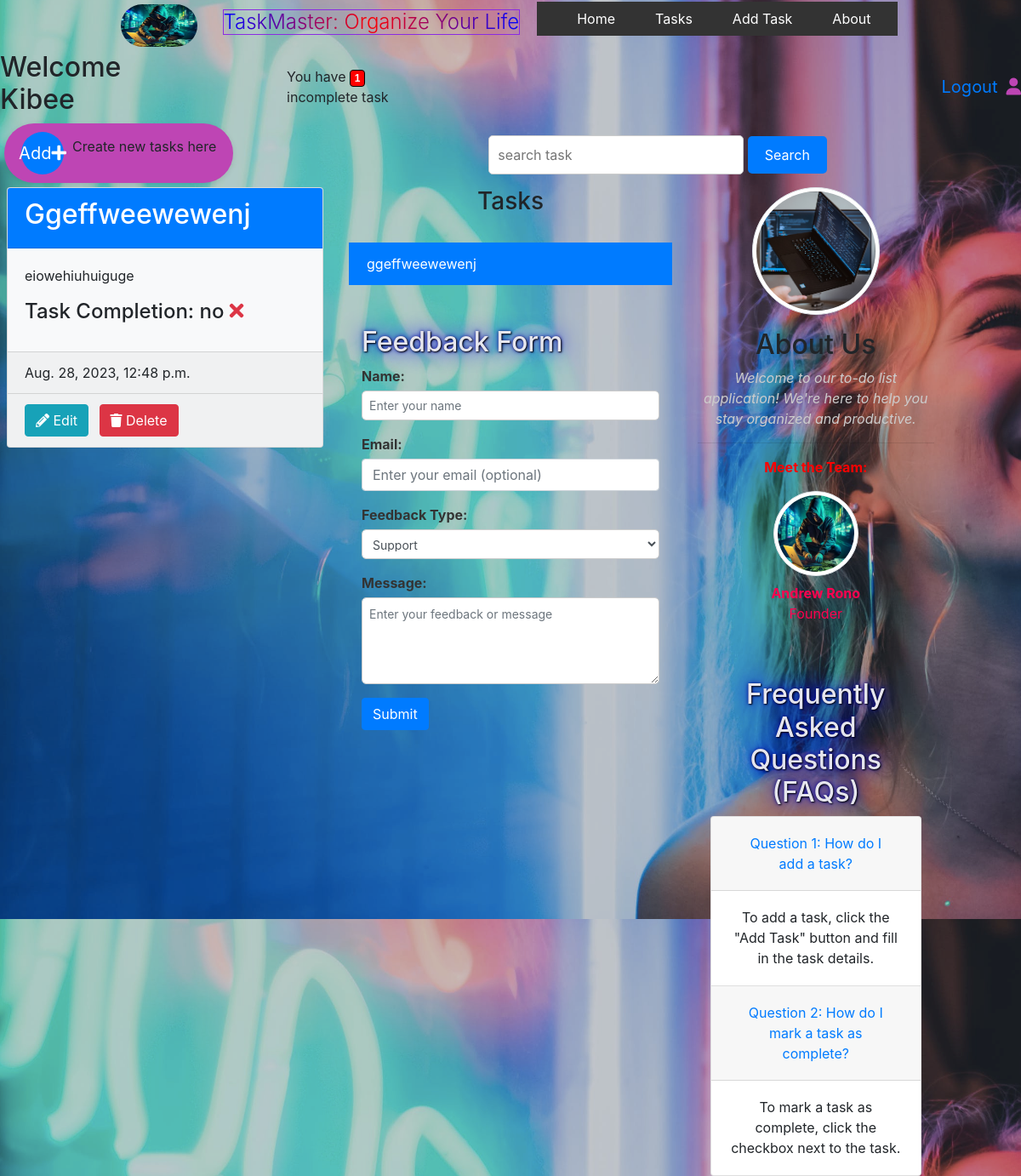
The app's page / (signed in), older data.
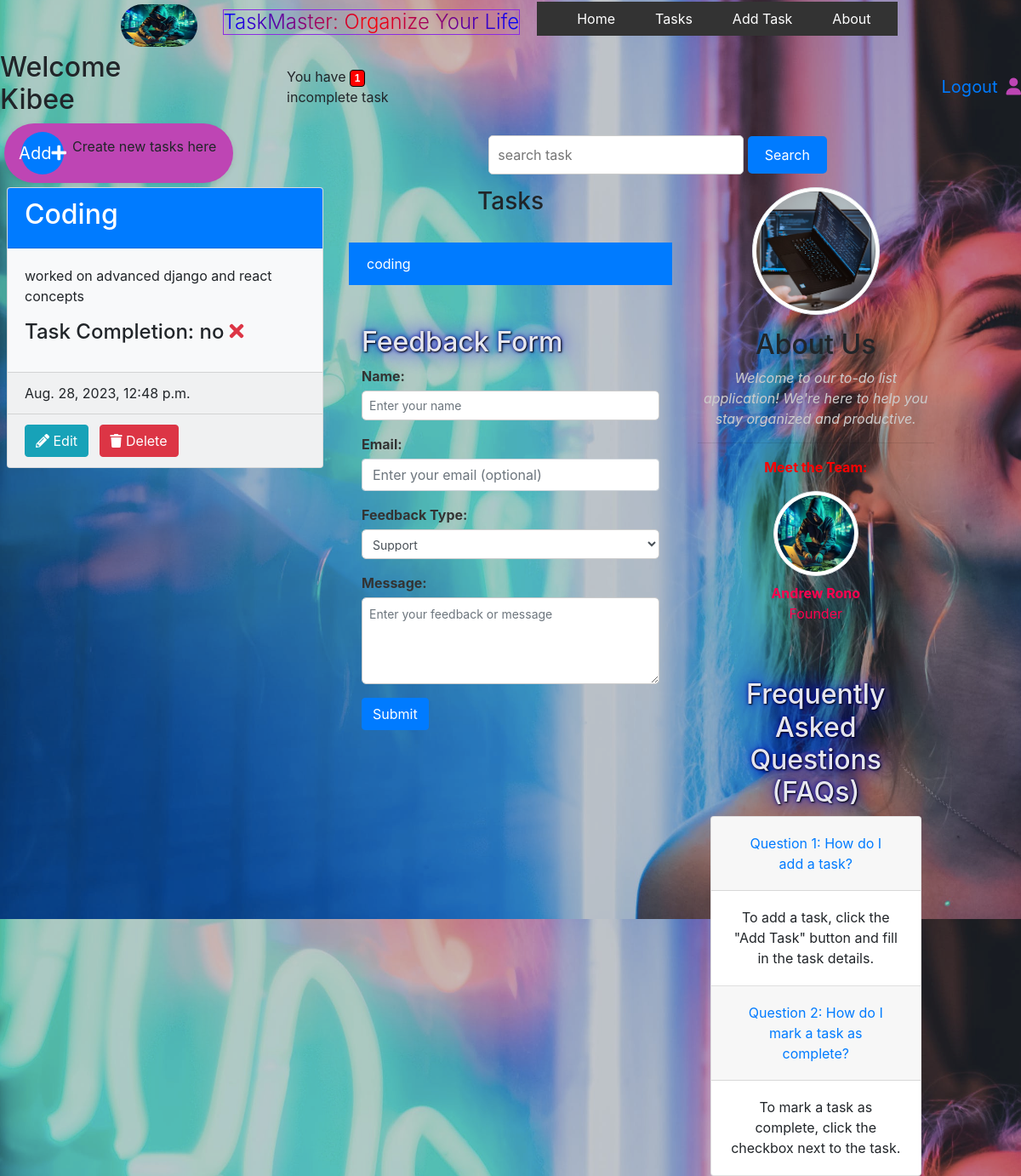
The same page, newer data.
### ToDo/models.py (models this page shows, shortened)
class Task(models.Model):
    user = models.ForeignKey(User, on_delete=models.CASCADE)
    title = models.CharField(max_length=100)
    description = models.TextField(blank=True,null=True)
    complete = models.BooleanField(default=False)
    completion_date = models.DateTimeField(blank=True, null=True)
    created = models.DateTimeField(auto_now_add=True)
    class Meta:
        ordering = ['complete']

### ToDo/views.py (the view)
# urls.py: path('', views.TaskList.as_view(), name='tasks'),
class TaskList(LoginRequiredMixin, ListView):
    model = Task
    context_object_name = 'tasks'
    def get_context_data(self, **kwargs):
        context = super().get_context_data(**kwargs)
        context['tasks'] =  context['tasks'] .filter(user = self.request.user)
        context ['count'] = context['tasks'].filter(complete=False).count()
        search_input = self.request.GET.get('search-area') or ''
        if search_input:
            context['tasks'] = context['tasks'].filter(
                title__icontains=search_input)
        context['search_input'] = search_input
        return context

### ToDo/templates/ToDo/task_list.html (shortened to what this page needs)
{% load static %}
{% load bootstrap4 %}
<link rel="stylesheet" href="{% static 'styles.css' %}">
<link rel="stylesheet" href="https://stackpath.bootstrapcdn.com/bootstrap/4.5.2/css/bootstrap.min.css">
<link rel="stylesheet" href="https://cdnjs.cloudflare.com/ajax/libs/font-awesome/5.15.3/css/all.min.css">
<link rel="stylesheet" href="{% static 'bootstrap.min.css' %}">
{% block content %}
<div class="header">
    <img src="{% static 'images/logo.png' %}">
    <h3 class="radial-text">TaskMaster: Organize Your Life </h3>
    <nav>
        <ul class="navbar" id="side-menu">
            <li><a href="/">Home</a></li>
            <li><a href="#tasks">Tasks</a></li>
            <li><a href="#add-task">Add Task</a></li>
            <li><a href="#about">About</a></li>
        </ul>
    </nav>
</div>
<div class="container-1">
    {% if request.user.is_authenticated %}
    <h2>Welcome {{request.user |title}} </h2>
    <span>You have <small  class="badge">{{count}}</small> incomplete task{{ count|pluralize:"s" }}</span>
    </i><a href="{% url 'logout' %}">Logout</a><i class="fa-solid fa-user"></i>
    {% else %}
    <a href="{% url 'login' %}">Login</a>
    {% endif%}
</div>
<div class="second-row">
    <div class="fab-container" id="add-task">
        <a href="{% url 'task-create' %}" class="add-activity-fab">Add
            <i class="fas fa-plus"></i>
        </a><p>Create new tasks here</p>
    </div>
    <form class="search-form" method="GET">
        <input class="search-input" type="text" name="search-area" value="{{search_input}}" placeholder="search task">
        <input class="search-button" type="submit" value="Search">
    </form>
</div>
<div class="row">
    <div class="col-md-4">
        <div class="tasks-container">
            {% for task in tasks%}
            <div class="card bg-light mb-4 ml-2">
                <div class="card-header  bg-primary text-white">
                    <h2>{{task.title|title}}</h2>
                </div>
                <div class="card-body">
                    <p class="card-text">{{ task.description }}</p>
                    <h4 class="card-title">Task Completion:
                        {% if task.complete %}
                        {{task.complete|yesno}}
                            <i class="fas fa-check text-success"></i>
                            {% else %}
                            {{task.complete|yesno}}
                            <i class="fas fa-times text-danger"></i>
                        {% endif %}
                    </h4>
                </div>
                <div class="card-footer">
                    {{task.created}}
                </div>
                <div class="card-footer">
                        <div class="button">
                            <a href="{% url 'task-update' task.id %}" class="btn btn-info mr-2">
                                <i class="fas fa-pencil-alt"></i> Edit
                            </a>
                            <a href="{% url 'task-delete' task.id %}" class="btn btn-danger">
                                <i class="fas fa-trash"></i> Delete
                            </a>
                        </div>
                </div>
            </div>
            {% endfor %}
        </div>
    </div>
    <div class="col-md-4 my-carousel-item" id="tasks">
        <h3>Tasks</h3>
        {% for task in tasks %}
        <br>
        {% if task.complete %}
            <ul class="list-group" >
                <li class="list-group-item disabled">
                    <a href="{% url 'task-update' task.id %} " id="task-complete">{{ task.title }}</a>
                </li>
            </ul>
        {% else %}
            <ul class="list-group">
                <li>
                    <a href="{% url 'task-update' task.id %}" class="list-group-item list-group-item-action active">
                        {{ task.title }}
                    </a>
                </li>
            </ul>
        {% endif %}
    {% endfor %}
    <div class="container mt-5">
        <h2>Feedback Form</h2>
        <form>
            <div class="form-group">
                <label for="name">Name:</label>
                <input type="text" class="form-control" id="name" placeholder="Enter your name">
            </div>
            <div class="form-group">
                <label for="email">Email:</label>
                <input type="email" class="form-control" id="email" placeholder="Enter your email (optional)">
            </div>
            <div class="form-group">
                <label for="feedbackType">Feedback Type:</label>
                <select class="form-control" id="feedbackType">
                    <option>Support</option>
                </select>
            </div>
            <div class="form-group">
                <label for="message">Message:</label>
                <textarea class="form-control" id="message" rows="4" placeholder="Enter your feedback or message"></textarea>
            </div>
            <button type="submit" class="btn btn-primary">Submit</button>
        </form>
    </div>
</div>
<div class="col-md-3 text-center" id="about">
    <img src="{% static 'images/about.png' %}" alt="..." class="img-thumbnail rounded-circle" style="width: 150px; height: 150px;">
    <h2 class="mt-3">About Us</h2>
    <p class="font-italic">Welcome to our to-do list application! We're here to help you stay organized and productive.</p>
    <hr>
    <p class="font-weight-bold">Meet the Team:</p>
    <div class="row">
        <div class="col-md-12">
            <img src="{% static 'images/logo.png' %}" alt="Team Member 1" class="img-thumbnail rounded-circle" style="width: 100px; height: 100px;">
            <p class="mt-2 author-name"><strong>Andrew Rono</strong><br>Founder</p>
        </div>
    </div>
    <div class="container mt-5">
        <h2>Frequently Asked Questions (FAQs)</h2>
        <div class="accordion" id="faqAccordion">
            <div class="card">
                <div class="card-header" id="faqHeading1">
                    <h5 class="mb-0">
                        <button class="btn btn-link" id="button" type="button" data-toggle="collapse" data-target="#faqCollapse1" aria-expanded="true" aria-controls="faqCollapse1">
                            Question 1: How do I add a task?
                        </button>
                    </h5>
                </div>
                <div id="faqCollapse1" class="collapse show" aria-labelledby="faqHeading1" data-parent="#faqAccordion">
                    <div class="card-body">
                        To add a task, click the "Add Task" button and fill in the task details.
                    </div>
                </div>
            </div>
            <div class="card">
                <div class="card-header" id="faqHeading1">
                    <h5 class="mb-0">
                        <button class="btn btn-link" id="button" type="button" data-toggle="collapse" data-target="#faqCollapse1" aria-expanded="true" aria-controls="faqCollapse1">
                            Question 2: How do I mark a task as complete?
                        </button>
                    </h5>
                </div>
                <div id="faqCollapse1" class="collapse show" aria-labelledby="faqHeading1" data-parent="#faqAccordion">
                    <div class="card-body">
                        To mark a task as complete, click the checkbox next to the task.
                    </div>
                </div>
            </div>
        </div>
    </div>
</div>
</div>
{% endblock %}

### ToDo/static/styles.css (style rules this page uses)
.header { text-align: center; display: flex; padding: 30px; align-items: center; justify-content: center; height: 25px; margin-top: 0px; margin-right: 3px; }
.header img { width: 90px; height: 50px; border-radius: 50px; margin-right: 30px; }
.radial-text { font-size: 24px; font-weight: 300; background: radial-gradient(circle, #ff0000, #0000ff); background-clip: text; -webkit-background-clip: text; color: transparent; display: inline-block; border: 1px solid blueviolet; box-shadow: #0000ff; box-sizing: border-box; }
.navbar { margin-left: 20px; background-color: #333; list-style-type: none; padding: 0; overflow: hidden; }
.navbar li { list-style: none; margin-left: 15px; float: right; }
.navbar li a { display: block; color: white; text-align: center; padding: 0px 16px; text-decoration: none; }
.container-1 { display:flex; align-items: center; }
.container h2 { color: #e6e6ee; text-shadow: 1px 1px 2px black, 0 0 25px blue, 0 0 5px darkblue; }
.container-1 span { margin-left: 150px; }
.container-1 a { float: right; padding-left:600px; font-size: 20px; }
.fa-solid { font-size: 20px; color: #be45b4; margin-left: 10px; }
.badge { background-color: red; color: white; padding: 4px 8px; text-align: center; border-radius: 5px; font-size: 16px; font-family: Arial, sans-serif; border: 1px solid black; }
#tasks h3 { text-shadow: 1px solid #333; justify-content: center; text-align: center; }
.form-control { width: 100%; padding: 10px; margin-bottom: 10px; border: 1px solid #ccc; border-radius: 5px; }
.second-row { display: flex; align-items: center; flex-basis: 60%; }
.search-form { justify-content: center; text-align: center; margin-top: 10px; margin-bottom: 10px; }
.search-input { padding: 10px; border: 1px solid #ccc; border-radius: 5px; font-size: 16px; width: 300px; margin-left: 300px; }
.search-button { padding: 10px 20px; background-color: #007bff; color: white; border: none; border-radius: 5px; font-size: 16px; cursor: pointer; }
.fab-container { margin-bottom: 5px; margin-left: 5px; bottom: 20px; right: 20px; display: flex; align-items: center; background-color: #be45b4; border-radius: 50px; padding: 10px 20px; box-shadow: 0px 2px 6px rgba(0, 0, 0, 0.1); }
.add-activity-fab { display: flex; align-items: center; justify-content: center; width: 50px; height: 50px; background-color: #007BFF; color: #fff; border-radius: 70%; font-size: 20px; text-decoration: none; margin-right: 10px; transition: background-color 0.3s ease; }
.form-group { margin-bottom: 15px; }
.form-group label { display: block; margin-bottom: 5px; font-weight: bold; color: #333; }
.form-group input[type="text"], .form-group textarea, .form-group select { width: 100%; padding: 8px; border: 1px solid #ccc; border-radius: 5px; font-size: 14px; }
.list-group li { list-style: none; }
.font-italic { color: #ccc; }
.author-name { color: #ff004f; }
.font-weight-bold { color: #ff0000; }

Row changes from the older to the newer data that the page shows:
changed Task "no": title "Ggeffweewewenj" → "Coding"; description "eiowehiuhuiguge" → "worked on advanced django and react concepts"; title "ggeffweewewenj" → "coding"
